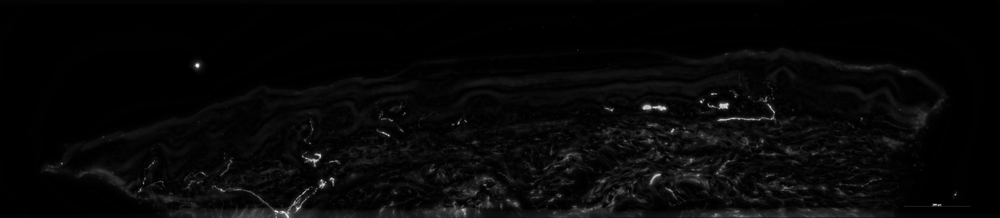
#> input picture closing_2.png, 1000 x 218 px, shrunk from 4713 x 1028 before the run
$ python binarize_image.py -i ../closing_2.png -o out.png -t 100
#> lines starting #> are read from the running program, lines starting #| are printed output that depends on the picture; after the words box and inside, x2 and y2 are one past the last pixel; in counts of white or black regions, pixels touching at a corner belong together
"""
影像二值化工具

使用指定閾值將影像轉換為二值影像

使用方式:
python binarize_image.py --input image.tif --output binary.tif --threshold 128
python binarize_image.py --input image.tif --output binary.tif --threshold 128 --invert
python binarize_image.py --input image.tif --output binary.tif --auto otsu
"""

import argparse
import sys
from pathlib import Path
import cv2
import numpy as np
from typing import Tuple, Optional


def load_image(image_path: str) -> np.ndarray:
    """
    載入影像

    Args:
        image_path: 影像路徑

    Returns:
        影像陣列
    """
#> called with image_path = '../closing_2.png'
    image = cv2.imread(image_path, cv2.IMREAD_UNCHANGED)
#> image is the input picture: shape (218, 1000); min 0, max 246, mean 7.4

    if image is None:
        raise ValueError(f"無法讀取影像: {image_path}")

    print(f"  載入影像: {image.shape}, dtype: {image.dtype}")
#|   載入影像: (218, 1000), dtype: uint8
#|   影像尺寸: (218, 1000)
#|   強度範圍: 0 - 246
    return image


# [71 lines left out: functions extract_green_channel, calculate_otsu_threshold, calculate_triangle_threshold, calculate_mean_threshold, calculate_median_threshold, not called in this run]


def binarize_image(
    image: np.ndarray,
    threshold: int,
    invert: bool = False,
    exclude_zero: bool = False
) -> np.ndarray:
    """
    二值化影像

    Args:
        image: 輸入灰階影像
        threshold: 閾值
        invert: 是否反轉（True: 大於閾值為黑，False: 大於閾值為白）
        exclude_zero: 是否保留原本為 0 的像素為 0

    Returns:
        二值化影像
    """
#> called with threshold = 100, invert = False, exclude_zero = False
    if exclude_zero:
        # 保留原本為 0 的像素
        mask_zero = image == 0
        if invert:
            binary = np.where(image <= threshold, 255, 0).astype(np.uint8)
        else:
            binary = np.where(image > threshold, 255, 0).astype(np.uint8)
        binary[mask_zero] = 0
    else:
        if invert:
            binary = np.where(image <= threshold, 255, 0).astype(np.uint8)
        else:
            binary = np.where(image > threshold, 255, 0).astype(np.uint8)
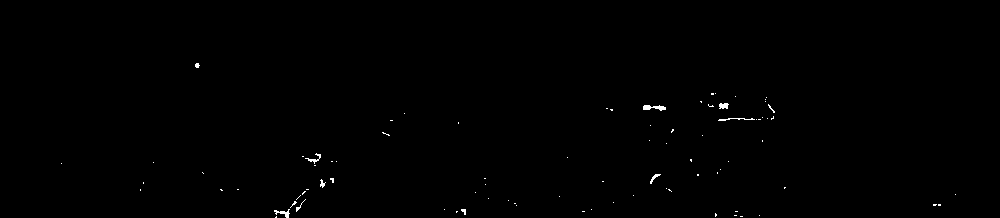
#> binary: shape (218, 1000); 0.3% white in thin lines or dots, all inside (x1, y1, x2, y2) = (61, 63, 956, 218)

    return binary


def save_image(image: np.ndarray, output_path: str):
    """
    保存影像

    Args:
        image: 影像陣列
        output_path: 輸出路徑
    """
    output_path = Path(output_path)
    output_path.parent.mkdir(parents=True, exist_ok=True)

    success = cv2.imwrite(str(output_path), image)

    if not success:
        raise ValueError(f"無法保存影像: {output_path}")

    print(f"  ✓ 已保存二值化影像: {output_path}")


def calculate_statistics(image: np.ndarray, binary: np.ndarray) -> dict:
    """
    計算二值化統計資訊

    Args:
        image: 原始影像
        binary: 二值化影像

    Returns:
        統計資訊字典
    """
    white_pixels = np.sum(binary == 255)
#> white_pixels = 645
    black_pixels = np.sum(binary == 0)
#> black_pixels = 217355
    total_pixels = image.size
#> total_pixels = 218000

    stats = {
        'white_pixels': white_pixels,
        'black_pixels': black_pixels,
        'total_pixels': total_pixels,
        'white_percentage': (white_pixels / total_pixels) * 100,
        'black_percentage': (black_pixels / total_pixels) * 100,
        'original_mean': np.mean(image),
        'original_std': np.std(image),
        'original_min': np.min(image),
        'original_max': np.max(image),
    }

    return stats


def print_statistics(stats: dict, threshold: int):
    """
    印出統計資訊

    Args:
        stats: 統計資訊字典
        threshold: 使用的閾值
    """
    print("\n" + "=" * 60)
    print("二值化統計資訊")
    print("=" * 60)
    print(f"\n【閾值】")
    print(f"  使用閾值: {threshold}")
    print(f"\n【原始影像統計】")
    print(f"  平均值: {stats['original_mean']:.2f}")
    print(f"  標準差: {stats['original_std']:.2f}")
    print(f"  最小值: {stats['original_min']:.0f}")
    print(f"  最大值: {stats['original_max']:.0f}")
    print(f"\n【二值化結果】")
    print(f"  白色像素: {stats['white_pixels']:,} ({stats['white_percentage']:.2f}%)")
    print(f"  黑色像素: {stats['black_pixels']:,} ({stats['black_percentage']:.2f}%)")
    print(f"  總像素數: {stats['total_pixels']:,}")
    print("=" * 60)


def main():
    parser = argparse.ArgumentParser(
        description='影像二值化工具',
        formatter_class=argparse.RawDescriptionHelpFormatter,

    )

    # 必要參數
    parser.add_argument(
        '--input', '-i',
        required=True,
        help='輸入影像路徑'
    )

    parser.add_argument(
        '--output', '-o',
        required=True,
        help='輸出影像路徑'
    )

    # 閾值參數（二選一）
    threshold_group = parser.add_mutually_exclusive_group(required=True)
    threshold_group.add_argument(
        '--threshold', '-t',
        type=int,
        help='固定閾值 (0-255)'
    )
    threshold_group.add_argument(
        '--auto', '-a',
        choices=['otsu', 'triangle', 'mean', 'median'],
        help='自動計算閾值方法 (otsu, triangle, mean, median)'
    )

    # 可選參數
    parser.add_argument(
        '--invert',
        action='store_true',
        help='反轉二值化結果（大於閾值為黑，小於等於閾值為白）'
    )

    parser.add_argument(
        '--exclude-zero',
        action='store_true',
        help='保留原本強度值為 0 的像素為 0'
    )

    parser.add_argument(
        '--green-channel', '-g',
        action='store_true',
        help='只使用綠色通道'
    )

    parser.add_argument(
        '--no-stats',
        action='store_true',
        help='不顯示統計資訊'
    )

    args = parser.parse_args()

    # 驗證輸入檔案
    input_path = Path(args.input)
    if not input_path.exists():
        print(f"✗ 錯誤: 輸入檔案不存在: {args.input}")
        sys.exit(1)

    # 驗證固定閾值範圍
    if args.threshold is not None:
        if args.threshold < 0 or args.threshold > 255:
            print(f"✗ 錯誤: 閾值必須在 0-255 之間")
            sys.exit(1)

    print("=" * 60)
    print("影像二值化工具")
    print("=" * 60)

    try:
        # 步驟 1: 載入影像
        print(f"\n[1/4] 載入影像...")
        print(f"  輸入: {args.input}")
        image = load_image(args.input)

        # 提取綠色通道（如果需要）
        if args.green_channel or len(image.shape) == 3:
            print("  提取綠色通道...")
            image = extract_green_channel(image)

        print(f"  影像尺寸: {image.shape}")
        print(f"  強度範圍: {image.min()} - {image.max()}")

        # 步驟 2: 計算或使用閾值
        print(f"\n[2/4] 計算閾值...")
        if args.threshold is not None:
            threshold = args.threshold
            print(f"  使用固定閾值: {threshold}")
        else:
            if args.auto == 'otsu':
                threshold = calculate_otsu_threshold(image)
                print(f"  使用 Otsu 自動閾值: {threshold}")
            elif args.auto == 'triangle':
                threshold = calculate_triangle_threshold(image)
                print(f"  使用 Triangle 自動閾值: {threshold}")
            elif args.auto == 'mean':
                threshold = calculate_mean_threshold(image)
                print(f"  使用平均值閾值: {threshold}")
            elif args.auto == 'median':
                threshold = calculate_median_threshold(image)
                print(f"  使用中位數閾值: {threshold}")

        # 步驟 3: 二值化
        print(f"\n[3/4] 執行二值化...")
        if args.invert:
            print("  模式: 反轉 (大於閾值 → 黑, 小於等於閾值 → 白)")
        else:
            print("  模式: 正常 (大於閾值 → 白, 小於等於閾值 → 黑)")

        if args.exclude_zero:
            print("  保留原本為 0 的像素")

        binary = binarize_image(
            image=image,
            threshold=threshold,
            invert=args.invert,
            exclude_zero=args.exclude_zero
        )

        # 步驟 4: 保存影像
        print(f"\n[4/4] 保存影像...")
        print(f"  輸出: {args.output}")
        save_image(binary, args.output)

        # 顯示統計資訊
        if not args.no_stats:
            stats = calculate_statistics(image, binary)
#> stats = 9 items
            print_statistics(stats, threshold)
#|   平均值: 7.39
#|   標準差: 13.66
#|   最小值: 0
#|   最大值: 246
#|   白色像素: 645 (0.30%)
#|   黑色像素: 217,355 (99.70%)
#|   總像素數: 218,000

        print("\n✓ 二值化完成！")
        sys.exit(0)
#> (the program exits here)
